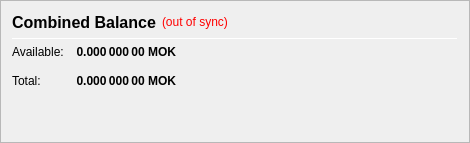
                   <widget class="QFrame" name="frame_CombinedBalances">
                    <property name="minimumSize">
                     <size>
                      <width>470</width>
                      <height>0</height>
                     </size>
                    </property>
                    <property name="frameShape">
                     <enum>QFrame::StyledPanel</enum>
                    </property>
                    <property name="frameShadow">
                     <enum>QFrame::Raised</enum>
                    </property>
                    <layout class="QVBoxLayout" name="verticalLayout_5">
                     <item>
                      <layout class="QHBoxLayout" name="horizontalLayout_5" stretch="0,0,0">
                       <item>
                        <widget class="QLabel" name="label_5z">
                         <property name="minimumSize">
                          <size>
                           <width>0</width>
                           <height>20</height>
                          </size>
                         </property>
                         <property name="font">
                          <font>
                           <pointsize>12</pointsize>
                           <weight>75</weight>
                           <bold>true</bold>
                          </font>
                         </property>
                         <property name="toolTip">
                          <string>Combined Balance (including unconfirmed and immature coins)</string>
                         </property>
                         <property name="text">
                          <string>Combined Balance</string>
                         </property>
                        </widget>
                       </item>
                       <item>
                        <widget class="QLabel" name="labelWalletStatus">
                         <property name="cursor">
                          <cursorShape>WhatsThisCursor</cursorShape>
                         </property>
                         <property name="toolTip">
                          <string>The displayed information may be out of date. Your wallet automatically synchronizes with the MOKEN network after a connection is established, but this process has not completed yet.</string>
                         </property>
                         <property name="styleSheet">
                          <string notr="true">QLabel { color: red; }</string>
                         </property>
                         <property name="text">
                          <string notr="true">(out of sync)</string>
                         </property>
                         <property name="alignment">
                          <set>Qt::AlignLeading|Qt::AlignLeft|Qt::AlignVCenter</set>
                         </property>
                        </widget>
                       </item>
                       <item>
                        <spacer name="horizontalSpacer_1">
                         <property name="orientation">
                          <enum>Qt::Horizontal</enum>
                         </property>
                         <property name="sizeHint" stdset="0">
                          <size>
                           <width>40</width>
                           <height>20</height>
                          </size>
                         </property>
                        </spacer>
                       </item>
                      </layout>
                     </item>
                     <item>
                      <widget class="Line" name="line_CombinedBalance">
                       <property name="minimumSize">
                        <size>
                         <width>0</width>
                         <height>1</height>
                        </size>
                       </property>
                       <property name="maximumSize">
                        <size>
                         <width>16777215</width>
                         <height>1</height>
                        </size>
                       </property>
                       <property name="orientation">
                        <enum>Qt::Horizontal</enum>
                       </property>
                      </widget>
                     </item>
                     <item>
                      <layout class="QGridLayout" name="gridLayout_3">
                       <property name="spacing">
                        <number>12</number>
                       </property>
                       <item row="1" column="0">
                        <widget class="QLabel" name="labelBalanceTextz">
                         <property name="text">
                          <string>Available:</string>
                         </property>
                        </widget>
                       </item>
                       <item row="1" column="1">
                        <widget class="QLabel" name="labelBalancez">
                         <property name="font">
                          <font>
                           <weight>75</weight>
                           <bold>true</bold>
                          </font>
                         </property>
                         <property name="cursor">
                          <cursorShape>IBeamCursor</cursorShape>
                         </property>
                         <property name="toolTip">
                          <string>Your current spendable balance</string>
                         </property>
                         <property name="text">
                          <string notr="true">0.000 000 00 MOK</string>
                         </property>
                         <property name="alignment">
                          <set>Qt::AlignRight|Qt::AlignTrailing|Qt::AlignVCenter</set>
                         </property>
                         <property name="textInteractionFlags">
                          <set>Qt::LinksAccessibleByMouse|Qt::TextSelectableByKeyboard|Qt::TextSelectableByMouse</set>
                         </property>
                        </widget>
                       </item>
                       <item row="2" column="0">
                        <widget class="QLabel" name="labelTotalTextz">
                         <property name="text">
                          <string>Total:</string>
                         </property>
                        </widget>
                       </item>
                       <item row="2" column="1">
                        <widget class="QLabel" name="labelTotalz">
                         <property name="font">
                          <font>
                           <weight>75</weight>
                           <bold>true</bold>
                          </font>
                         </property>
                         <property name="cursor">
                          <cursorShape>IBeamCursor</cursorShape>
                         </property>
                         <property name="toolTip">
                          <string>Total Balance, including all unavailable coins.</string>
                         </property>
                         <property name="text">
                          <string notr="true">0.000 000 00 MOK</string>
                         </property>
                         <property name="alignment">
                          <set>Qt::AlignRight|Qt::AlignTrailing|Qt::AlignVCenter</set>
                         </property>
                         <property name="textInteractionFlags">
                          <set>Qt::LinksAccessibleByMouse|Qt::TextSelectableByKeyboard|Qt::TextSelectableByMouse</set>
                         </property>
                        </widget>
                       </item>
                       <item row="2" column="3">
                        <spacer name="horizontalSpacer_2">
                         <property name="orientation">
                          <enum>Qt::Horizontal</enum>
                         </property>
                         <property name="sizeHint" stdset="0">
                          <size>
                           <width>40</width>
                           <height>20</height>
                          </size>
                         </property>
                        </spacer>
                       </item>
                      </layout>
                     </item>
                     <item>
                      <spacer name="verticalSpacer_1">
                       <property name="orientation">
                        <enum>Qt::Vertical</enum>
                       </property>
                       <property name="sizeHint" stdset="0">
                        <size>
                         <width>20</width>
                         <height>40</height>
                        </size>
                       </property>
                      </spacer>
                     </item>
                    </layout>
                   </widget>
